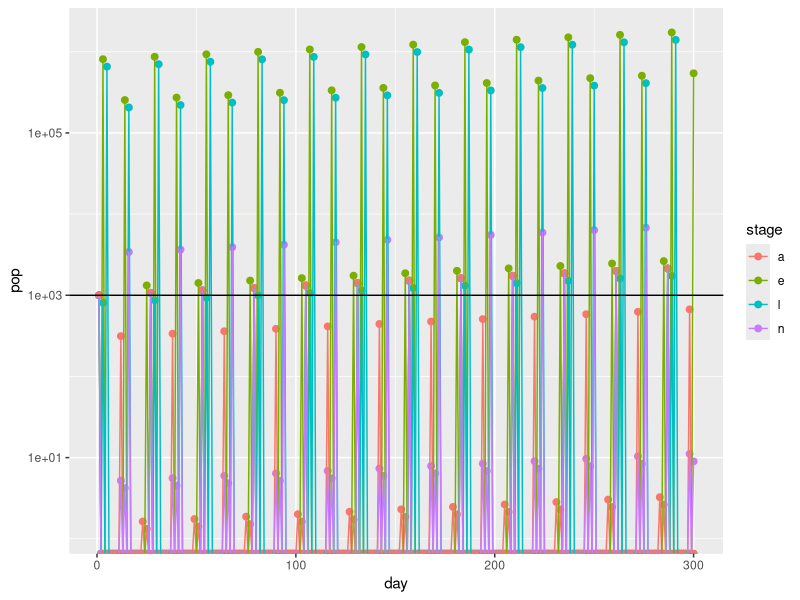

Generate this figure with R:
## Ixodes population dynamics model
## Dave Allen and Myles Stokowski

library(tidyverse)

# 00
# read inputs 
# host_community <- read_csv('inputs/host_community.csv')
weather <- read_csv('inputs/weather.csv')
tick_params <- read_csv('inputs/tick_parameters_simple_stable_delay1.csv')
tick_funs <- read_csv('inputs/tick_functions_simple_delay.csv')
life_stages <- read_csv('inputs/tick_stages_simple.csv')[[1]]

# hard code in some values as placeholders until we have nicely formatted inputs
n_host_spp <- 3 # mouse, squirrel, deer
host_den <- c(40, 8, 0.25)
l_pref <- c(1, 0.75, 0.25)
n_pref <- c(1, 1, 0.25)
a_pref <- c(0, 0, 1)
l_feed_success <- c(0.49, 0.17, 0.49)
host_rc <- c(0.92, 0.147, 0.046)

max_delay <- 300
initial_population <- runif(length(life_stages), 1000, 1000)

# 01 functions to grab the parameters that determine the transition matrix at a given time
get_temp <- function(time) {
  weather %>%
    filter(j_day %in% time) %>%
    pull(tmean)
}

get_vpd <- function(time) {
  weather %>% 
    filter(j_day %in% time) %>%
    pull(vpdmean)
} 

# 02 functional forms for transition probabilities

expo_fun <- function(x, y, p) ifelse(x>0,p['a']*x^p['b'],0)
briere_fun <- function(x, y, p) ifelse(x>p['tmin'] & x<p['tmax'],p['q']*x*(x-p['tmin'])*sqrt(p['tmax']-x),0) # https://doi.org/10.7554/eLife.58511
constant_fun <- function(x, y, p) p['a'] # because there is no pred (x or y) input in this function, it always outputs a scalar
                                         # which is problematic when we want to do a cumsum
binomial_fun <- function(x, y, p) 1-(1-p['a'])^x

# 03
# functions that calculate individual transition probabilities for advancing to consecutive life stage
# this generic function will pull out the functional form and parameters need to make the transition function
get_transition_fun <- function(which_from, which_to, pred1 = NULL, pred2 = NULL, functions = tick_funs, parameters = tick_params) {
  f <- functions %>%
    filter(from == which_from, to == which_to) %>%
    pull(transition_fun) %>%
    get()
  
  params <- parameters %>%
    filter(from == which_from, to == which_to) %>%
    pull(param_value)
  
  names(params) <- parameters %>%
    filter(from == which_from, to == which_to) %>%
    pull(param_name)
  
  f(x = pred1, y = pred2, p =  params) %>% unname()
}

# Dave: We will get these transition probs from other studies
# Ogden et al 2004: https://doi.org/10.1603/0022-2585-41.4.622
# Ogden et al. 2005: https://doi.org/10.1016/j.ijpara.2004.12.013
# Dobson et al. 2011: https://doi.org/10.1111/j.1365-2664.2011.02003.x
# Wallace et al 2019: https://doi.org/10.1155/2019/9817930
# Randolph 1999 effect of Sat Def on questing, see FIg 3: http://doi.org/10.1093/jmedent/36.6.741

# 04
# at each step, we generate a new transition matrix whose transition probabilities
# are based on the input data (weather, host_community) at that time 
# Myles note: I think all the transitions we're handling this way are questing -> feeding
gen_trans_matrix <- function(time) {
  
  # get the parameters 
  temp = get_temp(time)
  vpd = get_vpd(time)
  
  # initialize the transition matrix with zeros
  n_life_stages <- length(life_stages)
  trans_matrix <- matrix(0, ncol = n_life_stages, nrow = n_life_stages, 
                         dimnames = list(life_stages, life_stages))
  
  transitions <- tick_funs %>% 
    filter(delay == 0,
           from %in% life_stages, # need until all tick_funs lines are to and from life stage names (or m)
           to %in% life_stages,  # exclude mortality
           is.na(todo))          
  
  mort <- tick_funs %>%
    filter(delay == 0, 
           from %in% life_stages,
           to == 'm',
           is.na(todo))
  
  
  if (nrow(transitions) > 0) {
    for (t in seq_len(nrow(transitions))) {
      from <- transitions[t,]$from
      to <- transitions[t,]$to
      pred1 <- get_pred(time, transitions[t,]$pred1, transitions[t,]$delay)
      pred2 <- get_pred(time, transitions[t,]$pred2, transitions[t,]$delay)
      trans_matrix[from, to] <- get_transition_fun(from, to, pred1, pred2) * transitions[t,]$fecundity
    }
  }
  
  # just turning this off for now for the simple run
  if (FALSE)
  {
  # this is where we should (temporarily) hard code in any transitions
  # probability of feeding <- chance of active questing * chance of finding a host
  trans_matrix['ql', 'fl'] <- trans_matrix['ql', 'fl'] * get_transition_fun('q', 'f', pred1 = sum(host_den * l_pref))
  trans_matrix['qun', 'fun'] <- trans_matrix['qun', 'fun'] * get_transition_fun('q', 'f', pred1 = sum(host_den * n_pref))
  trans_matrix['qin', 'fin'] <- trans_matrix['qin', 'fin'] * get_transition_fun('q', 'f', pred1 = sum(host_den * n_pref))
  trans_matrix['qua', 'fua'] <- trans_matrix['qua', 'fua'] * get_transition_fun('q', 'f', pred1 = sum(host_den * a_pref))
  trans_matrix['qia', 'fia'] <- trans_matrix['qia', 'fia'] * get_transition_fun('q', 'f', pred1 = sum(host_den * a_pref))
  # TODO: idea for implementing this without hardcoding: could have a rule that if there are multiple transitions with the
  # same from and to, we take the product of them. This would allow us to keep these functions on separate lines in the
  # input file, and would mean that we wouldn't have to write a new function in step 02 "binomial * briere". But that
  # would still be a rule that's not controllable in the input file...
  
  # TODO!!! these should be implemented as time delay
  # density dependent feeding success? Yikes, will need to track how many of each life stage on each host every day?????
  # for now ignore density dependent feeding success
  # Myles note: not sure how to implement time delay here. What's different here is that one class goes to multiple, 
  # and the transition probability is not only describing the chance of advancing to next stage, but also the 
  # relative number of feeding ticks that become either infected or uninfected.
  # Idea: maybe we have to split up the processes of becoming infected (interpret this is a probability) and 
  # becoming engorged (interpret this as a time delay)
  trans_matrix['fl', 'eul'] <- sum((1-host_rc) * (l_feed_success * ( (host_den * l_pref)/sum(host_den * l_pref))))
  trans_matrix['fl', 'eil'] <- sum(host_rc* (l_feed_success * ( (host_den * l_pref)/sum(host_den * l_pref))))
  trans_matrix['fl', 'fl'] <- 1 - trans_matrix['fl', 'eul'] - trans_matrix['fl', 'eil'] - get_transition_fun('fl', 'm')
  }
  
  
  if (nrow(mort) > 0) {
    for (m in seq_len(nrow(mort))) {
      from_val <- mort[m,]$from
      trans_matrix[from_val, from_val] <- fecundity - sum(trans_matrix[from_val,]) - get_transition_fun(from_val, 'm', pred1, pred2)
      fecundity <- transitions %>% filter(from == from_val, to != 'm') %>% pull(fecundity)
    }
  }
  
  return(trans_matrix)
}

# based on the current time, delay_mat and N, return a delay_mat for the next time step
update_delay_mat <- function(time, delay_mat, N) {
  
  transitions <- tick_funs %>% filter(delay == 1,
                                      is.na(todo), 
                                      from %in% life_stages,
                                      to %in% life_stages)
                                      
  
  for (t in seq_len(nrow(transitions))) {
    from <- transitions[t,]$from
    to <- transitions[t,]$to
    
    pred1 <- get_pred(time, transitions[t,]$pred1, transitions[t,]$delay)
    pred2 <- get_pred(time, transitions[t,]$pred2, transitions[t,]$delay)
    
    # calculate transition
    fun <- get_transition_fun(from, to, pred1, pred2)
    
    # constant functions return a single value, 
    # we need a vector with many entries for the cumsum
    if (length(fun) == 1) {
      fun <- seq(from=fun, to=fun, length.out = max_delay) # I think this is still 1 shorter than time:(time+max_delay), may not matter
    }
    
    days <- cumsum(fun) > 1
    
    if (TRUE %in% days) {
      days_to_next <- min(which(days))
      surv_to_next <- (1 - get_transition_fun(from, 'm', pred1, pred2)) ^ days_to_next
      delay_mat[to, time + days_to_next] <- delay_mat[to, time + days_to_next] + 
        N[from, time] * surv_to_next * transitions[t, 'fecundity'][[1]]
    }
  }
  return(delay_mat)
}

# return a vector of length max_delay of a predictor
get_pred <- function(time, pred, is_delay) {
  
  # if delay, we want a long vector so the cumsum will reach 1
  # otherwise, we want a vector of length 1
  if (is_delay) {time <- time:(time + max_delay)}
  
  if (is.na(pred)) {
    return(NULL)
  } else if (pred == "temp") {
    return(get_temp(time))
  } else if (pred == "sum(host_den * l_pref)") {
    return(sum(host_den * l_pref))
  } else {
    print("error: couldn't match pred")
  }
}

# 05 iteratively run model 
run <- function(steps, initial_population) {
  
  # initialize a delay matrix of all zeros
  delay_mat <- matrix(nrow = length(life_stages), ncol = steps + max_delay, data = 0)
  rownames(delay_mat) <- life_stages
  
  # intialize a population matrix with initial_population
  N <- matrix(nrow = length(life_stages), ncol = steps, data = 0)
  N[,1] <- initial_population 
  rownames(N) <- life_stages
  
  # at each time step:
  # (1) generate a new trans_matrix based on conditions at "time"
  # (2) update the delay_mat based on conditions at "time" 
  # (3) update the population matrix "N" for "time + 1"
  for (time in 1:(steps - 1)) {
    trans_matrix <- gen_trans_matrix(time)
    delay_mat <- update_delay_mat(time, delay_mat, N)
    N[, time + 1] <- N[, time] %*% trans_matrix + delay_mat[, time + 1]
  }
  
  # the population matrix N and delay_mat are local variables
  # we return them here after running "steps" times
  return(list(N, delay_mat))
}

# run the model and extract the output population matrix and delay_matrix
out <- run(steps=300, initial_population)
out_N <- out[[1]]
out_delay_mat <- out[[2]]

# inspect the outputs
out_N[,1:100]
out_delay_mat[,1:100]

# convert output population matrix to a friendly format for graphing
out_N_df <- out_N %>% t() %>% as.data.frame() %>% mutate(day = row_number()) %>% 
  pivot_longer(e:a, names_to = 'stage', values_to = 'pop')

# graph population over time
ggplot(out_N_df, aes(x = day, y = pop, color = stage)) + 
  geom_point(size = 2) + # (position = 'jitter') + 
  geom_line() + 
  #ylim(0,3000) + 
  #xlim(0, 150) + 
  scale_y_log10() + 
  geom_hline(yintercept = 1000)
